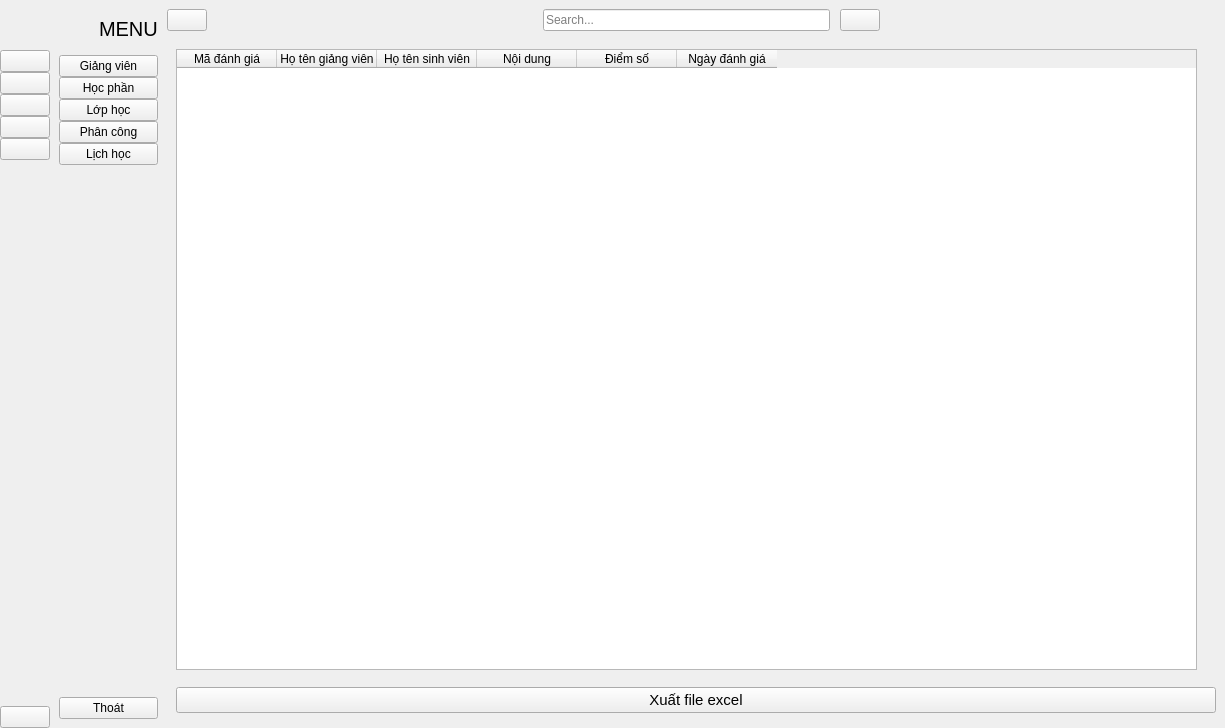
<?xml version="1.0" encoding="UTF-8"?>
<ui version="4.0">
 <class>MainWindow</class>
 <widget class="QMainWindow" name="MainWindow">
  <property name="geometry">
   <rect>
    <x>0</x>
    <y>0</y>
    <width>1225</width>
    <height>728</height>
   </rect>
  </property>
  <property name="windowTitle">
   <string>MainWindow</string>
  </property>
  <widget class="QWidget" name="centralwidget">
   <layout class="QGridLayout" name="gridLayout">
    <property name="leftMargin">
     <number>0</number>
    </property>
    <property name="topMargin">
     <number>0</number>
    </property>
    <property name="rightMargin">
     <number>0</number>
    </property>
    <property name="bottomMargin">
     <number>0</number>
    </property>
    <property name="spacing">
     <number>0</number>
    </property>
    <item row="0" column="0">
     <widget class="QWidget" name="icon_only_widget" native="true">
      <layout class="QVBoxLayout" name="verticalLayout_3">
       <property name="spacing">
        <number>0</number>
       </property>
       <property name="leftMargin">
        <number>0</number>
       </property>
       <property name="topMargin">
        <number>0</number>
       </property>
       <property name="rightMargin">
        <number>0</number>
       </property>
       <property name="bottomMargin">
        <number>0</number>
       </property>
       <item>
        <layout class="QHBoxLayout" name="horizontalLayout_3">
         <item>
          <widget class="QLabel" name="logo_label_1">
           <property name="minimumSize">
            <size>
             <width>50</width>
             <height>50</height>
            </size>
           </property>
           <property name="maximumSize">
            <size>
             <width>50</width>
             <height>50</height>
            </size>
           </property>
           <property name="text">
            <string/>
           </property>
           <property name="pixmap">
            <pixmap resource="resual.qrc">:/icon/logo.jpg</pixmap>
           </property>
           <property name="scaledContents">
            <bool>true</bool>
           </property>
          </widget>
         </item>
        </layout>
       </item>
       <item>
        <layout class="QVBoxLayout" name="verticalLayout">
         <property name="spacing">
          <number>0</number>
         </property>
         <item>
          <widget class="QPushButton" name="giangvien_btn1">
           <property name="text">
            <string/>
           </property>
           <property name="icon">
            <iconset resource="resual.qrc">
             <normaloff>:/icon/mu.png</normaloff>
             <normalon>:/icon/mu.png</normalon>:/icon/mu.png</iconset>
           </property>
           <property name="iconSize">
            <size>
             <width>20</width>
             <height>20</height>
            </size>
           </property>
           <property name="checkable">
            <bool>true</bool>
           </property>
           <property name="autoExclusive">
            <bool>true</bool>
           </property>
          </widget>
         </item>
         <item>
          <widget class="QPushButton" name="hocphan_btn1">
           <property name="text">
            <string/>
           </property>
           <property name="icon">
            <iconset resource="resual.qrc">
             <normaloff>:/icon/laptop.png</normaloff>
             <normalon>:/icon/laptop.png</normalon>:/icon/laptop.png</iconset>
           </property>
           <property name="iconSize">
            <size>
             <width>20</width>
             <height>20</height>
            </size>
           </property>
           <property name="checkable">
            <bool>true</bool>
           </property>
           <property name="autoExclusive">
            <bool>true</bool>
           </property>
          </widget>
         </item>
         <item>
          <widget class="QPushButton" name="lophoc_btn1">
           <property name="text">
            <string/>
           </property>
           <property name="icon">
            <iconset resource="resual.qrc">
             <normaloff>:/icon/phanconggiangday.png</normaloff>
             <normalon>:/icon/phanconggiangday.png</normalon>:/icon/phanconggiangday.png</iconset>
           </property>
           <property name="iconSize">
            <size>
             <width>20</width>
             <height>20</height>
            </size>
           </property>
           <property name="checkable">
            <bool>true</bool>
           </property>
           <property name="autoExclusive">
            <bool>true</bool>
           </property>
          </widget>
         </item>
         <item>
          <widget class="QPushButton" name="phancong_btn1">
           <property name="text">
            <string/>
           </property>
           <property name="icon">
            <iconset resource="resual.qrc">
             <normaloff>:/icon/amduong.png</normaloff>
             <normalon>:/icon/amduong.png</normalon>:/icon/amduong.png</iconset>
           </property>
           <property name="iconSize">
            <size>
             <width>20</width>
             <height>20</height>
            </size>
           </property>
           <property name="checkable">
            <bool>true</bool>
           </property>
           <property name="autoExclusive">
            <bool>true</bool>
           </property>
          </widget>
         </item>
         <item>
          <widget class="QPushButton" name="lichhoc_btn1">
           <property name="text">
            <string/>
           </property>
           <property name="icon">
            <iconset resource="resual.qrc">
             <normaloff>:/icon/lich.png</normaloff>
             <normalon>:/icon/lich.png</normalon>:/icon/lich.png</iconset>
           </property>
           <property name="iconSize">
            <size>
             <width>20</width>
             <height>20</height>
            </size>
           </property>
           <property name="checkable">
            <bool>true</bool>
           </property>
           <property name="autoExclusive">
            <bool>true</bool>
           </property>
          </widget>
         </item>
        </layout>
       </item>
       <item>
        <spacer name="verticalSpacer">
         <property name="orientation">
          <enum>Qt::Vertical</enum>
         </property>
         <property name="sizeHint" stdset="0">
          <size>
           <width>20</width>
           <height>375</height>
          </size>
         </property>
        </spacer>
       </item>
       <item>
        <widget class="QPushButton" name="exit_btn_1">
         <property name="text">
          <string/>
         </property>
         <property name="icon">
          <iconset resource="resual.qrc">
           <normaloff>:/icon/exit.png</normaloff>
           <normalon>:/icon/exit.png</normalon>:/icon/exit.png</iconset>
         </property>
         <property name="iconSize">
          <size>
           <width>20</width>
           <height>20</height>
          </size>
         </property>
        </widget>
       </item>
      </layout>
     </widget>
    </item>
    <item row="0" column="1">
     <widget class="QWidget" name="full_menu_widget" native="true">
      <layout class="QVBoxLayout" name="verticalLayout_4">
       <item>
        <layout class="QHBoxLayout" name="horizontalLayout_2">
         <property name="spacing">
          <number>0</number>
         </property>
         <item>
          <widget class="QLabel" name="logo_label_2">
           <property name="minimumSize">
            <size>
             <width>40</width>
             <height>40</height>
            </size>
           </property>
           <property name="maximumSize">
            <size>
             <width>40</width>
             <height>40</height>
            </size>
           </property>
           <property name="text">
            <string/>
           </property>
           <property name="pixmap">
            <pixmap resource="resual.qrc">:/icon/logo.jpg</pixmap>
           </property>
           <property name="scaledContents">
            <bool>true</bool>
           </property>
          </widget>
         </item>
         <item>
          <widget class="QLabel" name="logo_label_3">
           <property name="font">
            <font>
             <pointsize>15</pointsize>
            </font>
           </property>
           <property name="text">
            <string>MENU</string>
           </property>
          </widget>
         </item>
        </layout>
       </item>
       <item>
        <layout class="QVBoxLayout" name="verticalLayout_2">
         <property name="spacing">
          <number>0</number>
         </property>
         <item>
          <widget class="QPushButton" name="giangvien_btn2">
           <property name="text">
            <string>Giảng viên</string>
           </property>
           <property name="icon">
            <iconset>
             <normaloff>:/icon/icon/home-4-32.ico</normaloff>
             <normalon>:/icon/icon/home-4-48.ico</normalon>:/icon/icon/home-4-32.ico</iconset>
           </property>
           <property name="iconSize">
            <size>
             <width>14</width>
             <height>14</height>
            </size>
           </property>
           <property name="checkable">
            <bool>true</bool>
           </property>
           <property name="autoExclusive">
            <bool>true</bool>
           </property>
          </widget>
         </item>
         <item>
          <widget class="QPushButton" name="hocphan_btn2">
           <property name="text">
            <string>Học phần</string>
           </property>
           <property name="icon">
            <iconset>
             <normaloff>:/icon/icon/dashboard-5-32.ico</normaloff>
             <normalon>:/icon/icon/dashboard-5-48.ico</normalon>:/icon/icon/dashboard-5-32.ico</iconset>
           </property>
           <property name="iconSize">
            <size>
             <width>14</width>
             <height>14</height>
            </size>
           </property>
           <property name="checkable">
            <bool>true</bool>
           </property>
           <property name="autoExclusive">
            <bool>true</bool>
           </property>
          </widget>
         </item>
         <item>
          <widget class="QPushButton" name="lophoc_btn2">
           <property name="text">
            <string>Lớp học</string>
           </property>
           <property name="icon">
            <iconset>
             <normaloff>:/icon/icon/activity-feed-32.ico</normaloff>
             <normalon>:/icon/icon/activity-feed-48.ico</normalon>:/icon/icon/activity-feed-32.ico</iconset>
           </property>
           <property name="iconSize">
            <size>
             <width>14</width>
             <height>14</height>
            </size>
           </property>
           <property name="checkable">
            <bool>true</bool>
           </property>
           <property name="autoExclusive">
            <bool>true</bool>
           </property>
          </widget>
         </item>
         <item>
          <widget class="QPushButton" name="phancong_btn2">
           <property name="text">
            <string>Phân công</string>
           </property>
           <property name="icon">
            <iconset>
             <normaloff>:/icon/icon/product-32.ico</normaloff>
             <normalon>:/icon/icon/product-48.ico</normalon>:/icon/icon/product-32.ico</iconset>
           </property>
           <property name="iconSize">
            <size>
             <width>14</width>
             <height>14</height>
            </size>
           </property>
           <property name="checkable">
            <bool>true</bool>
           </property>
           <property name="autoExclusive">
            <bool>true</bool>
           </property>
          </widget>
         </item>
         <item>
          <widget class="QPushButton" name="lichhoc_btn2">
           <property name="text">
            <string>Lịch học</string>
           </property>
           <property name="icon">
            <iconset>
             <normaloff>:/icon/icon/group-32.ico</normaloff>
             <normalon>:/icon/icon/group-48.ico</normalon>:/icon/icon/group-32.ico</iconset>
           </property>
           <property name="iconSize">
            <size>
             <width>14</width>
             <height>14</height>
            </size>
           </property>
           <property name="checkable">
            <bool>true</bool>
           </property>
           <property name="autoExclusive">
            <bool>true</bool>
           </property>
          </widget>
         </item>
        </layout>
       </item>
       <item>
        <spacer name="verticalSpacer_2">
         <property name="orientation">
          <enum>Qt::Vertical</enum>
         </property>
         <property name="sizeHint" stdset="0">
          <size>
           <width>20</width>
           <height>373</height>
          </size>
         </property>
        </spacer>
       </item>
       <item>
        <widget class="QPushButton" name="exit_btn_2">
         <property name="text">
          <string>Thoát</string>
         </property>
         <property name="icon">
          <iconset resource="resual.qrc">
           <normaloff>:/icon/exit.png</normaloff>
           <normalon>:/icon/exit.png</normalon>:/icon/exit.png</iconset>
         </property>
         <property name="iconSize">
          <size>
           <width>14</width>
           <height>14</height>
          </size>
         </property>
        </widget>
       </item>
      </layout>
     </widget>
    </item>
    <item row="0" column="2">
     <widget class="QWidget" name="widget_3" native="true">
      <layout class="QVBoxLayout" name="verticalLayout_5">
       <property name="spacing">
        <number>0</number>
       </property>
       <property name="leftMargin">
        <number>0</number>
       </property>
       <property name="topMargin">
        <number>0</number>
       </property>
       <property name="rightMargin">
        <number>0</number>
       </property>
       <property name="bottomMargin">
        <number>0</number>
       </property>
       <item>
        <widget class="QWidget" name="widget" native="true">
         <property name="minimumSize">
          <size>
           <width>0</width>
           <height>40</height>
          </size>
         </property>
         <layout class="QHBoxLayout" name="horizontalLayout_4">
          <property name="spacing">
           <number>0</number>
          </property>
          <property name="leftMargin">
           <number>0</number>
          </property>
          <property name="topMargin">
           <number>0</number>
          </property>
          <property name="rightMargin">
           <number>9</number>
          </property>
          <property name="bottomMargin">
           <number>0</number>
          </property>
          <item>
           <widget class="QPushButton" name="menu_btn">
            <property name="text">
             <string/>
            </property>
            <property name="icon">
             <iconset resource="resual.qrc">
              <normaloff>:/icon/menu.png</normaloff>
              <normalon>:/icon/menu.png</normalon>:/icon/menu.png</iconset>
            </property>
            <property name="iconSize">
             <size>
              <width>14</width>
              <height>14</height>
             </size>
            </property>
            <property name="checkable">
             <bool>true</bool>
            </property>
           </widget>
          </item>
          <item>
           <spacer name="horizontalSpacer">
            <property name="orientation">
             <enum>Qt::Horizontal</enum>
            </property>
            <property name="sizeHint" stdset="0">
             <size>
              <width>236</width>
              <height>20</height>
             </size>
            </property>
           </spacer>
          </item>
          <item>
           <layout class="QHBoxLayout" name="horizontalLayout">
            <property name="spacing">
             <number>10</number>
            </property>
            <item>
             <widget class="QLineEdit" name="search_input">
              <property name="placeholderText">
               <string>Search...</string>
              </property>
             </widget>
            </item>
            <item>
             <widget class="QPushButton" name="search_btn">
              <property name="text">
               <string/>
              </property>
              <property name="icon">
               <iconset resource="resual.qrc">
                <normaloff>:/icon/timkiem.png</normaloff>
                <normalon>:/icon/timkiem.png</normalon>:/icon/timkiem.png</iconset>
              </property>
             </widget>
            </item>
           </layout>
          </item>
          <item>
           <spacer name="horizontalSpacer_2">
            <property name="orientation">
             <enum>Qt::Horizontal</enum>
            </property>
            <property name="sizeHint" stdset="0">
             <size>
              <width>236</width>
              <height>20</height>
             </size>
            </property>
           </spacer>
          </item>
         </layout>
        </widget>
       </item>
       <item>
        <widget class="QStackedWidget" name="stackedWidget">
         <property name="currentIndex">
          <number>5</number>
         </property>
         <widget class="QWidget" name="page">
          <layout class="QGridLayout" name="gridLayout_2">
           <item row="0" column="0">
            <widget class="QLabel" name="label_4">
             <property name="font">
              <font>
               <pointsize>20</pointsize>
              </font>
             </property>
             <property name="text">
              <string>Home Page</string>
             </property>
             <property name="alignment">
              <set>Qt::AlignCenter</set>
             </property>
            </widget>
           </item>
          </layout>
         </widget>
         <widget class="QWidget" name="page_2">
          <layout class="QGridLayout" name="gridLayout_3">
           <item row="0" column="0">
            <widget class="QLabel" name="label_5">
             <property name="font">
              <font>
               <pointsize>20</pointsize>
              </font>
             </property>
             <property name="text">
              <string>Dashboard Page</string>
             </property>
             <property name="alignment">
              <set>Qt::AlignCenter</set>
             </property>
            </widget>
           </item>
          </layout>
         </widget>
         <widget class="QWidget" name="page_3">
          <layout class="QGridLayout" name="gridLayout_4">
           <item row="0" column="0">
            <widget class="QLabel" name="label_6">
             <property name="font">
              <font>
               <pointsize>20</pointsize>
              </font>
             </property>
             <property name="text">
              <string>Orders Page</string>
             </property>
             <property name="alignment">
              <set>Qt::AlignCenter</set>
             </property>
            </widget>
           </item>
          </layout>
         </widget>
         <widget class="QWidget" name="page_4">
          <layout class="QGridLayout" name="gridLayout_5">
           <item row="0" column="0">
            <widget class="QLabel" name="label_7">
             <property name="font">
              <font>
               <pointsize>20</pointsize>
              </font>
             </property>
             <property name="text">
              <string>Product Page</string>
             </property>
             <property name="alignment">
              <set>Qt::AlignCenter</set>
             </property>
            </widget>
           </item>
          </layout>
         </widget>
         <widget class="QWidget" name="page_5">
          <layout class="QGridLayout" name="gridLayout_6">
           <item row="0" column="0">
            <widget class="QLabel" name="label_8">
             <property name="font">
              <font>
               <pointsize>20</pointsize>
              </font>
             </property>
             <property name="text">
              <string>Customers Page</string>
             </property>
             <property name="alignment">
              <set>Qt::AlignCenter</set>
             </property>
            </widget>
           </item>
          </layout>
         </widget>
         <widget class="QWidget" name="page_6">
          <layout class="QGridLayout" name="gridLayout_7">
           <item row="0" column="0">
            <widget class="QStackedWidget" name="stackedWidget_2">
             <property name="currentIndex">
              <number>0</number>
             </property>
             <widget class="QWidget" name="page_8">
              <widget class="QTableWidget" name="tableWidget">
               <property name="geometry">
                <rect>
                 <x>0</x>
                 <y>0</y>
                 <width>1021</width>
                 <height>621</height>
                </rect>
               </property>
               <column>
                <property name="text">
                 <string>Mã đánh giá</string>
                </property>
               </column>
               <column>
                <property name="text">
                 <string>Họ tên giảng viên</string>
                </property>
               </column>
               <column>
                <property name="text">
                 <string>Họ tên sinh viên</string>
                </property>
               </column>
               <column>
                <property name="text">
                 <string>Nội dung</string>
                </property>
               </column>
               <column>
                <property name="text">
                 <string>Điểm số</string>
                </property>
               </column>
               <column>
                <property name="text">
                 <string>Ngày đánh giá</string>
                </property>
               </column>
              </widget>
             </widget>
            </widget>
           </item>
           <item row="2" column="0">
            <widget class="QWidget" name="widget_2" native="true"/>
           </item>
           <item row="1" column="0">
            <widget class="QPushButton" name="btn_xuat">
             <property name="font">
              <font>
               <pointsize>11</pointsize>
              </font>
             </property>
             <property name="text">
              <string>Xuất file excel</string>
             </property>
            </widget>
           </item>
          </layout>
         </widget>
         <widget class="QWidget" name="page_7">
          <layout class="QGridLayout" name="gridLayout_8">
           <item row="0" column="0">
            <widget class="QLabel" name="label_10">
             <property name="font">
              <font>
               <pointsize>20</pointsize>
              </font>
             </property>
             <property name="text">
              <string>User Page</string>
             </property>
             <property name="alignment">
              <set>Qt::AlignCenter</set>
             </property>
            </widget>
           </item>
          </layout>
         </widget>
        </widget>
       </item>
      </layout>
     </widget>
    </item>
   </layout>
  </widget>
 </widget>
 <resources>
  <include location="resual.qrc"/>
 </resources>
 <connections>
  <connection>
   <sender>menu_btn</sender>
   <signal>toggled(bool)</signal>
   <receiver>icon_only_widget</receiver>
   <slot>setVisible(bool)</slot>
   <hints>
    <hint type="sourcelabel">
     <x>197</x>
     <y>23</y>
    </hint>
    <hint type="destinationlabel">
     <x>50</x>
     <y>362</y>
    </hint>
   </hints>
  </connection>
  <connection>
   <sender>menu_btn</sender>
   <signal>toggled(bool)</signal>
   <receiver>full_menu_widget</receiver>
   <slot>setHidden(bool)</slot>
   <hints>
    <hint type="sourcelabel">
     <x>188</x>
     <y>25</y>
    </hint>
    <hint type="destinationlabel">
     <x>173</x>
     <y>257</y>
    </hint>
   </hints>
  </connection>
  <connection>
   <sender>giangvien_btn1</sender>
   <signal>toggled(bool)</signal>
   <receiver>giangvien_btn2</receiver>
   <slot>setChecked(bool)</slot>
   <hints>
    <hint type="sourcelabel">
     <x>27</x>
     <y>69</y>
    </hint>
    <hint type="destinationlabel">
     <x>72</x>
     <y>76</y>
    </hint>
   </hints>
  </connection>
  <connection>
   <sender>hocphan_btn1</sender>
   <signal>toggled(bool)</signal>
   <receiver>hocphan_btn2</receiver>
   <slot>setChecked(bool)</slot>
   <hints>
    <hint type="sourcelabel">
     <x>33</x>
     <y>100</y>
    </hint>
    <hint type="destinationlabel">
     <x>67</x>
     <y>99</y>
    </hint>
   </hints>
  </connection>
  <connection>
   <sender>lophoc_btn1</sender>
   <signal>toggled(bool)</signal>
   <receiver>lophoc_btn2</receiver>
   <slot>setChecked(bool)</slot>
   <hints>
    <hint type="sourcelabel">
     <x>33</x>
     <y>123</y>
    </hint>
    <hint type="destinationlabel">
     <x>69</x>
     <y>125</y>
    </hint>
   </hints>
  </connection>
  <connection>
   <sender>phancong_btn1</sender>
   <signal>toggled(bool)</signal>
   <receiver>phancong_btn2</receiver>
   <slot>setChecked(bool)</slot>
   <hints>
    <hint type="sourcelabel">
     <x>24</x>
     <y>148</y>
    </hint>
    <hint type="destinationlabel">
     <x>72</x>
     <y>148</y>
    </hint>
   </hints>
  </connection>
  <connection>
   <sender>lichhoc_btn1</sender>
   <signal>toggled(bool)</signal>
   <receiver>lichhoc_btn2</receiver>
   <slot>setChecked(bool)</slot>
   <hints>
    <hint type="sourcelabel">
     <x>33</x>
     <y>177</y>
    </hint>
    <hint type="destinationlabel">
     <x>67</x>
     <y>172</y>
    </hint>
   </hints>
  </connection>
  <connection>
   <sender>giangvien_btn2</sender>
   <signal>toggled(bool)</signal>
   <receiver>giangvien_btn1</receiver>
   <slot>setChecked(bool)</slot>
   <hints>
    <hint type="sourcelabel">
     <x>70</x>
     <y>63</y>
    </hint>
    <hint type="destinationlabel">
     <x>41</x>
     <y>60</y>
    </hint>
   </hints>
  </connection>
  <connection>
   <sender>hocphan_btn2</sender>
   <signal>toggled(bool)</signal>
   <receiver>hocphan_btn1</receiver>
   <slot>setChecked(bool)</slot>
   <hints>
    <hint type="sourcelabel">
     <x>160</x>
     <y>99</y>
    </hint>
    <hint type="destinationlabel">
     <x>26</x>
     <y>90</y>
    </hint>
   </hints>
  </connection>
  <connection>
   <sender>lophoc_btn2</sender>
   <signal>toggled(bool)</signal>
   <receiver>lophoc_btn1</receiver>
   <slot>setChecked(bool)</slot>
   <hints>
    <hint type="sourcelabel">
     <x>143</x>
     <y>112</y>
    </hint>
    <hint type="destinationlabel">
     <x>39</x>
     <y>114</y>
    </hint>
   </hints>
  </connection>
  <connection>
   <sender>phancong_btn2</sender>
   <signal>toggled(bool)</signal>
   <receiver>phancong_btn1</receiver>
   <slot>setChecked(bool)</slot>
   <hints>
    <hint type="sourcelabel">
     <x>162</x>
     <y>142</y>
    </hint>
    <hint type="destinationlabel">
     <x>43</x>
     <y>144</y>
    </hint>
   </hints>
  </connection>
  <connection>
   <sender>lichhoc_btn2</sender>
   <signal>toggled(bool)</signal>
   <receiver>lichhoc_btn1</receiver>
   <slot>setChecked(bool)</slot>
   <hints>
    <hint type="sourcelabel">
     <x>162</x>
     <y>163</y>
    </hint>
    <hint type="destinationlabel">
     <x>39</x>
     <y>184</y>
    </hint>
   </hints>
  </connection>
  <connection>
   <sender>exit_btn_2</sender>
   <signal>clicked()</signal>
   <receiver>MainWindow</receiver>
   <slot>close()</slot>
   <hints>
    <hint type="sourcelabel">
     <x>126</x>
     <y>584</y>
    </hint>
    <hint type="destinationlabel">
     <x>284</x>
     <y>606</y>
    </hint>
   </hints>
  </connection>
  <connection>
   <sender>exit_btn_1</sender>
   <signal>clicked()</signal>
   <receiver>MainWindow</receiver>
   <slot>close()</slot>
   <hints>
    <hint type="sourcelabel">
     <x>34</x>
     <y>592</y>
    </hint>
    <hint type="destinationlabel">
     <x>47</x>
     <y>626</y>
    </hint>
   </hints>
  </connection>
 </connections>
</ui>
